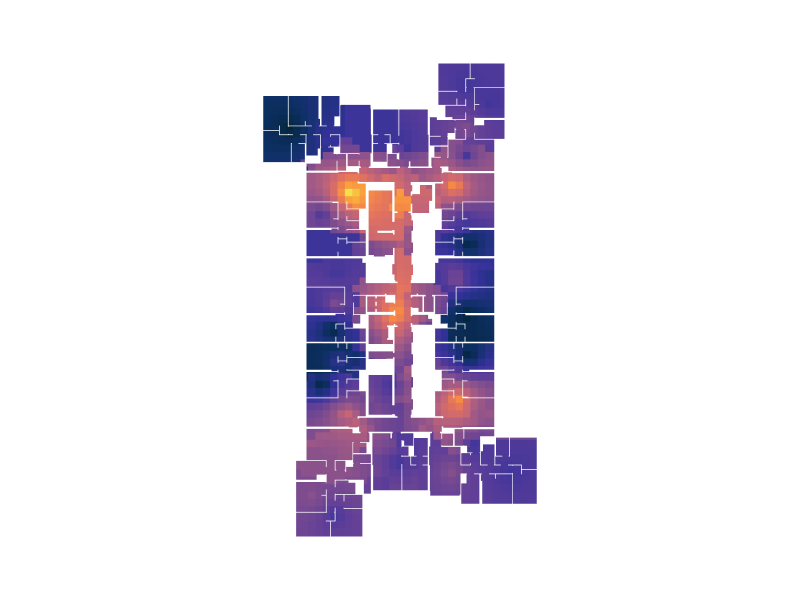

Notebook cell for this chart:
### Markdown cell above
Show the result

### Code cell
Topology.Show(faces,
              faceColorKey="dc_color",
              faceOpacity=1,
              showEdges=False,
              showVertices=False,
              vertexSizeKey="size",
              vertexColorKey="dc_color",
              camera=[0,0,6],
              backgroundColor="white",
              width=800,
              height=600,
              renderer=renderer)
